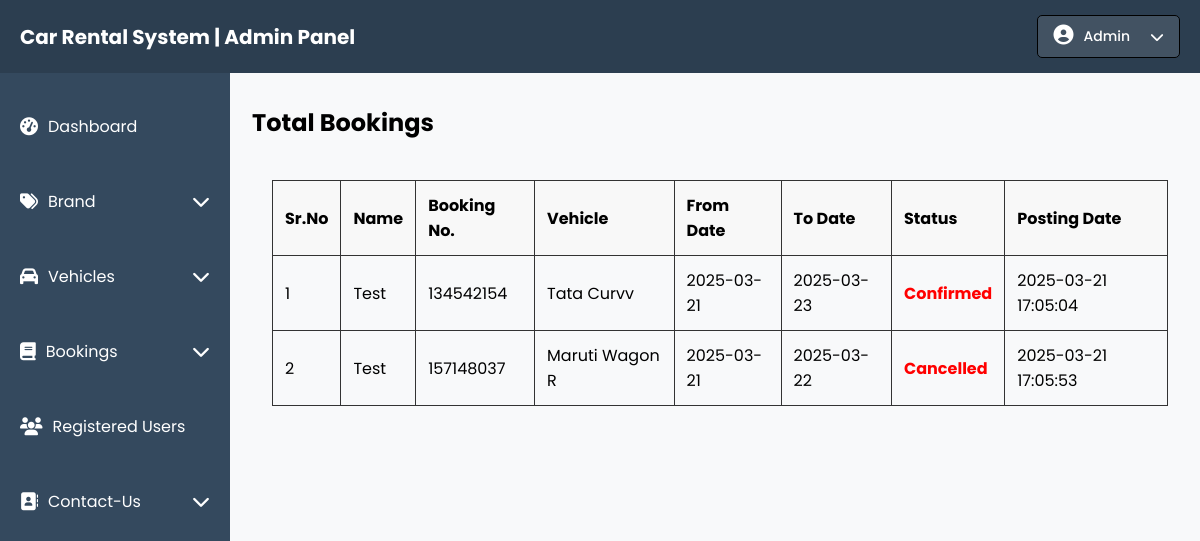
Page /Admin/total-booking.php on the committed database.
### tables this page shows
CREATE TABLE `bookings` (
  `id` int(11) NOT NULL,
  `booking_number` varchar(20) NOT NULL,
  `user_id` int(11) NOT NULL,
  `email` varchar(255) NOT NULL,
  `vehicle_id` int(11) NOT NULL,
  `from_date` date NOT NULL,
  `to_date` date NOT NULL,
  `message` text DEFAULT NULL,
  `status` enum('new','confirmed','cancelled') DEFAULT 'new',
  `created_at` timestamp NOT NULL DEFAULT current_timestamp()
);

CREATE TABLE `users` (
  `id` int(11) NOT NULL,
  `first_name` varchar(50) NOT NULL,
  `last_name` varchar(50) NOT NULL,
  `email` varchar(100) NOT NULL,
  `phone` varchar(20) NOT NULL,
  `address` varchar(255) DEFAULT NULL,
  `pincode` varchar(10) NOT NULL,
  `state` varchar(100) NOT NULL,
  `password` varchar(255) NOT NULL,
  `created_at` timestamp NOT NULL DEFAULT current_timestamp(),
  `reset_token` varchar(100) DEFAULT NULL
);

CREATE TABLE `vehicles` (
  `id` int(11) NOT NULL,
  `vehicle_title` varchar(255) NOT NULL,
  `brand_id` int(11) NOT NULL,
  `vehicle_overview` text NOT NULL,
  `price_per_day` decimal(10,2) NOT NULL,
  `fuel_type` varchar(50) NOT NULL,
  `model_year` year(4) NOT NULL,
  `seating_capacity` int(11) NOT NULL,
  `image1` text DEFAULT NULL,
  `image2` text DEFAULT NULL,
  `image3` text DEFAULT NULL,
  `image4` text DEFAULT NULL,
  `image5` text DEFAULT NULL,
  `image6` text DEFAULT NULL,
  `air_conditioner` tinyint(4) DEFAULT NULL,
  `power_steering` tinyint(4) DEFAULT NULL,
  `cd_player` tinyint(4) DEFAULT NULL,
  `power_door_locks` tinyint(4) DEFAULT NULL,
  `driver_airbag` tinyint(4) DEFAULT NULL,
  `central_locking` tinyint(4) DEFAULT NULL,
  `antilock_braking_system` tinyint(4) DEFAULT NULL,
  `passenger_airbag` tinyint(4) DEFAULT NULL,
  `crash_sensor` tinyint(4) DEFAULT NULL,
  `brake_assist` tinyint(4) DEFAULT NULL,
  `power_windows` tinyint(4) DEFAULT NULL,
  `leather_seats` tinyint(4) DEFAULT NULL,
  `created_at` timestamp NOT NULL DEFAULT current_timestamp(),
  `updated_at` timestamp NOT NULL DEFAULT current_timestamp() ON UPDATE current_timestamp()
);

### Admin/total-booking.php (the view, shortened to what this page needs)
<?php
include 'connection.php';
try {
    $sql = "SELECT
                b.id AS booking_id,
                u.first_name AS user_name,
                b.booking_number,
                v.vehicle_title AS vehicle_name,
                b.from_date,
                b.to_date,
                b.status,
                b.created_at
            FROM bookings b
            JOIN users u ON b.email = u.email
            JOIN vehicles v ON b.vehicle_id = v.id
            ORDER BY b.created_at";
    $stmt = $pdo->prepare($sql);
    $stmt->execute();
    $bookings = $stmt->fetchAll(PDO::FETCH_ASSOC);
} catch (PDOException $e) {
    die("Database error: " . $e->getMessage());
}
?>
<!DOCTYPE html>
<html lang="en">
    <head>
        <link rel="stylesheet" href="style.css">
        <link rel="stylesheet" href="https://cdnjs.cloudflare.com/ajax/libs/font-awesome/6.7.2/css/all.min.css" />
    </head>
    <body>
        <?php include 'include/navbar.php'; ?>
        <div class="main-container">
            <?php include 'include/sidebar.php'; ?>
            <div class="new-booking-content">
                <h2>Total Bookings</h2>
                <div class="new-booking-container">
                    <table>
                        <thead>
                            <tr>
                                <th>Sr.No</th>
                                <th>Name</th>
                                <th>Booking No.</th>
                                <th>Vehicle</th>
                                <th>From Date</th>
                                <th>To Date</th>
                                <th>Status</th>
                                <th>Posting Date</th>
                            </tr>
                        </thead>
                        <tbody>
                            <?php
                            $count = 1;
                            foreach ($bookings as $row) {
                                $status_text = ucfirst($row['status']);
                                $status_link = "<a href='booking-details.php?id={$row['booking_id']}' style='color: red; font-weight: bold; text-decoration: none;' onmouseover='this.style.textDecoration=\"underline\"' onmouseout='this.style.textDecoration=\"none\"'>{$status_text}</a>";
                                echo "<tr>
                                        <td>{$count}</td>
                                        <td>{$row['user_name']}</td>
                                        <td>{$row['booking_number']}</td>
                                        <td>{$row['vehicle_name']}</td>
                                        <td>{$row['from_date']}</td>
                                        <td>{$row['to_date']}</td>
                                        <td>{$status_link}</td>
                                        <td>{$row['created_at']}</td>
                                    </tr>";
                                $count++;
                            }
                            ?>
                        </tbody>
                    </table>
                </div>
            </div>
        </div>
    </body>
</html>

### Admin/style.css (style rules this page uses)
body { font-family: 'Poppins', sans-serif; margin: 0; padding: 0; background-color: #f8f9fa; }
.main-container { display: flex; align-items: flex-start; }
.new-booking-content { flex: 1; padding: 12px; margin-left: 10px; border-radius: 5px; }
.new-booking-content h2 { font-size: 24px; margin-bottom: 20px; }
.new-booking-container { padding: 20px; border-radius: 8px; }
.new-booking-container table { width: 100%; border-collapse: collapse; }
.new-booking-container table thead { background: #f8f8f8; }
.new-booking-container table th, .new-booking-container table td { padding: 12px; text-align: left; border: 1px solid #333; }
.new-booking-container table td a { color: #ff1100; text-decoration: none; }

### rows in the picture
bookings: user.first_name "Test", booking_number "134542154", vehicle.vehicle_title "Tata Curvv", from_date "2025-03-21", to_date "2025-03-23", status "Confirmed", created_at "2025-03-21 17:05:04"
bookings: user.first_name "Test", booking_number "157148037", vehicle.vehicle_title "Maruti Wagon R", from_date "2025-03-21", to_date "2025-03-22", status "Cancelled", created_at "2025-03-21 17:05:53"
